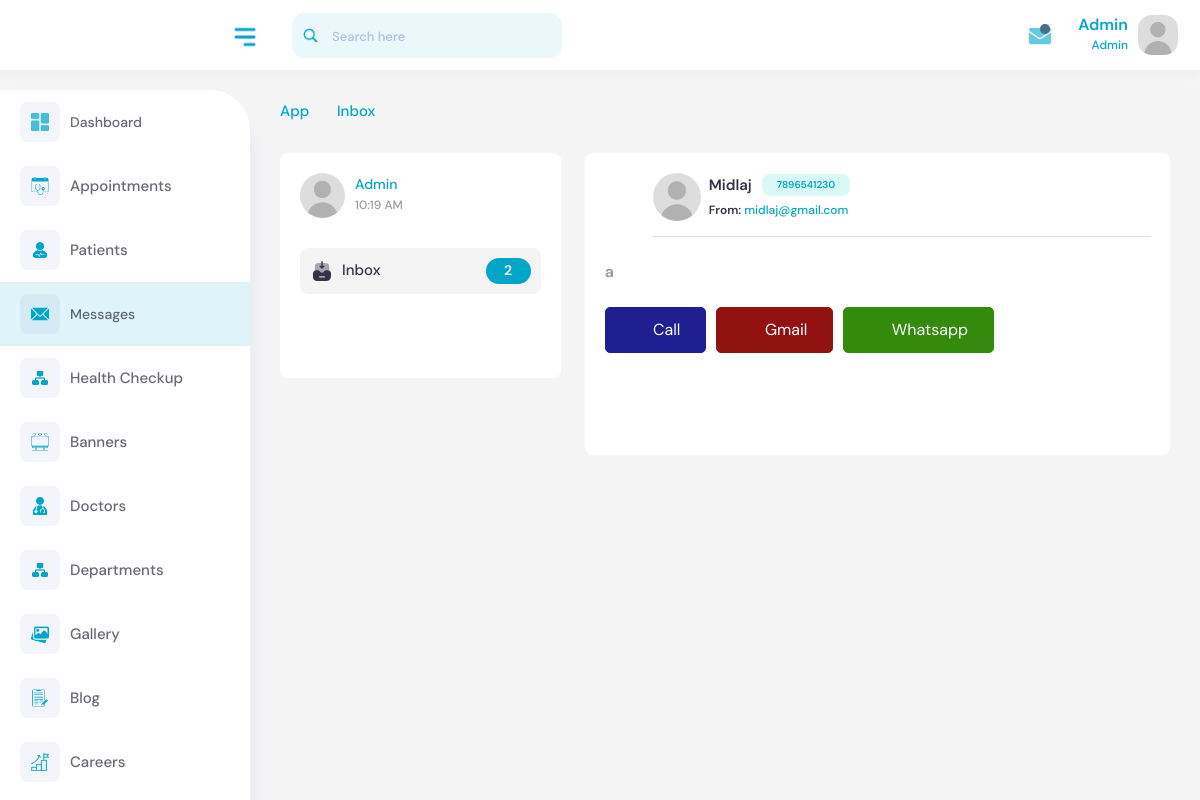
The app's page /account/messages/midlaj-1/ (signed in) with its own data.
### core/models.py (models this page shows, shortened)
class Message(models.Model):
    name = models.CharField(max_length=100)
    email = models.EmailField()
    phone_number = models.CharField(max_length=15)
    content = models.TextField()
    created_at = models.DateTimeField(auto_now_add=True)
    slug = models.SlugField(unique=True, blank=True)

### core/views.py (the view)
# urls.py: path('account/messages/<slug:slug>/', views.message, name='message'),
@login_required(login_url='login')
def message(request, slug):
    try:
        profile = Summary.objects.get(user=request.user)
    except ObjectDoesNotExist:
        msg.error(request,'Profile does not exist. You cannot access here.')
        return redirect('login')
    if profile:
        if profile.role == 'hr':
            return redirect('hr_dashboard')
        elif profile.role == 'media':
            return redirect('media_dashboard')  # Correctly redirect to media dashboard
        elif profile.role not in ['frontdesk', 'admin']:
            return redirect('homepage')
    else:
        return redirect('homepage')
    message = Message.objects.get(slug=slug)
    inbox_count = Message.objects.all().count()
    now = datetime.datetime.now().strftime('%I:%M %p')
    context = {'message':message,'now':now, 'inbox_count': inbox_count}
    return render(request, 'backend/message-view.html', context)

### templates/backend/message-view.html (shortened to what this page needs)
{% extends 'backend/base.html' %}
{% load static %}
{% block content %}
<div class="content">
    <div class="page-header">
        <div class="row">
            <div class="col-sm-12">
                <ul class="breadcrumb">
                    <li class="breadcrumb-item"><a href="#">App </a></li>
                    <li class="breadcrumb-item"><i class="feather-chevron-right"></i></li>
                    <li class="breadcrumb-item active">Inbox</li>
                </ul>
            </div>
        </div>
    </div>
    <div class="row">
        <div style="max-height: 250px;" class="col-xl-4 d-flex">
            <div class="card chat-box">
                <div class="chat-widgets">
                    <div class="chat-user-group d-flex align-items-center">
                        <div class="img-users call-user">
                            <img src="{% static 'img/user.jpg' %}" alt="img" />
                        </div>
                        <div class="chat-users user-main">
                            <div class="user-titles user-head-compse">
                                <h5>Admin</h5>
                                <div class="chat-user-time">
                                    <p>{{now}}</p>
                                </div>
                            </div>
                        </div>
                    </div>
                    <div class="email-menu-blk">
                        <ul>
                            <li class="active">
                                <a href="{% url 'messages' %}"><img src="{% static 'img/icons/inbox.svg' %}" class="me-2" alt="img" />Inbox<span class="comman-flex">{{inbox_count}}</span></a>
                            </li>
                        </ul>
                    </div>
                </div>
            </div>
        </div>
        <div class="col-xl-8">
            <div class="card chat-box">
                <div class="mailview-content view-content-bottom">
                    <a href="javascript:window.history.back();">
                        <i style="position: absolute; top: 38px; left: 25px; font-size: 19px;" class="fa-solid fa-left-long"></i>
                    </a>
                    <div class="mailview-header comman-space-flex ms-5">
                        <div class="sender-info comman-flex">
                            <div class="sender-img">
                                <img alt src="{% static 'img/user.jpg' %}" class="rounded-circle me-2" />
                            </div>
                            <div class="send-user send-user-name">
                                <h4>{{message.name}} <span class="email-market">{{message.phone_number}}</span></h4>
                                <p>
                                    <span>From:</span>
                                    <a href="#">
                                        {{message.email}}
                                    </a>
                                </p>
                            </div>
                        </div>
                    </div>
                    <div class="mailview-inner">
                        <p>{{message.content}}</p>
                        <div class="buttons__">
                            <a href="tel:+91{{message.phone_number}}">
                                <div class="butn call"><i class="fa-solid fa-phone"></i>Call</div>
                            </a>
                            <a href="mailto:{{message.email}}">
                                <div class="butn mail"><i class="fa-regular fa-envelope"></i>Gmail</div>
                            </a>
                            <a href="https://wa.me/+91{{message.phone_number}}">
                                <div class="butn whatsapp"><i class="fa-brands fa-whatsapp"></i>Whatsapp</div>
                            </a>
                        </div>
                    </div>
                </div>
            </div>
        </div>
    </div>
</div>
{% endblock content %}

### templates/backend/base.html (shortened to what this page needs)
<!DOCTYPE html>
{% load static %}
<html lang="en">
    <head>
        <link rel="stylesheet" type="text/css" href="{% static 'css/bootstrap.min.css' %}" />
        <link rel="stylesheet" href="{% static 'plugins/fontawesome/css/fontawesome.min.css' %}" />
        <link rel="stylesheet" href="{% static 'plugins/fontawesome/css/all.min.css' %}" />
        <link rel="stylesheet" type="text/css" href="{% static 'css/select2.min.css' %}" />
        <link rel="stylesheet" href="{% static 'plugins/datatables/datatables.min.css' %}" />
        <link rel="stylesheet" href="{% static 'css/feather.css' %}" />
        <link rel="stylesheet" type="text/css" href="{% static 'css/style.css' %}" />
    </head>
    <body>
        <div class="main-wrapper">
            <div class="header">
                <div class="header-left">
                    <a href="{% url 'dashboard' %}" class="logo"> <img src="{% static 'img/logo.png' %}" style="width: 180px" class="img-fluid" alt /> </a>
                </div>
                <a id="toggle_btn" href="javascript:void(0);"><img src="{% static 'img/icons/menu.png' %}" style="width: 30px;" alt /></a>
                <div class="top-nav-search mob-view">
                    <form>
                        <input type="text" class="form-control" placeholder="Search here" />
                        <a class="btn"><img src="{% static 'img/icons/search.png' %}" style="width: 15px;" alt /></a>
                    </form>
                </div>
                <ul class="nav user-menu float-end">
                    <li class="nav-item dropdown d-none d-md-block">
                        <a href="#" class="dropdown-toggle nav-link" data-bs-toggle="dropdown">
                            <img src="{% static 'img/icons/email.png' %}" style="width: 22px;" alt />
                            <span class="pulse"></span>
                        </a>
                    </li>
                    <li class="nav-item dropdown has-arrow user-profile-list">
                        <a href="#" class="dropdown-toggle nav-link user-link" data-bs-toggle="dropdown">
                            <div class="user-names">
                                <h5 style="text-transform: capitalize;">{{request.user.username}}</h5>
                                <span>Admin</span>
                            </div>
                            <span class="user-img">
                                <img src="{% static 'img/user.jpg' %}" alt="Admin" />
                            </span>
                        </a>
                    </li>
                </ul>
            </div>
            <div class="sidebar" id="sidebar">
                <div class="sidebar-inner slimscroll">
                    <div id="sidebar-menu" class="sidebar-menu">
                        <ul class="main">
                            <div class="sidebar__box dashboard_sidebar">
                                <a href="{% url 'dashboard' %}">
                                    <span class="menu-side"><img src="{% static 'img/icons/dashboard.png' %}" style="width: 18px;" alt /></span> <span> Dashboard </span>
                                </a>
                            </div>
                            <li class="submenu appointment_sidebar">
                                <a href="#">
                                    <span class="menu-side"><img src="{% static 'img/icons/appointment.png' %}" style="width: 18px;" alt /></span> <span> Appointments </span> <span class="menu-arrow"></span>
                                </a>
                            </li>
                            <li class="submenu patients_sidebar">
                                <a href="#">
                                    <span class="menu-side"><img src="{% static 'img/icons/healthy.png' %}" style="width: 18px;" alt /></span> <span>Patients </span> <span class="menu-arrow"></span>
                                </a>
                            </li>
                            <div class="sidebar__box messages_sidebar">
                                <a href="{% url 'messages' %}">
                                    <span class="menu-side"><img src="{% static 'img/icons/message.png' %}" style="width: 18px;" alt /></span> <span> Messages </span>
                                </a>
                            </div>
                            <li class="submenu health_checkup_sidebar">
                                <a href="#">
                                    <span class="menu-side"><img src="{% static 'img/icons/department.png' %}" style="width: 18px;" alt /></span> <span> Health Checkup </span> <span class="menu-arrow"></span>
                                </a>
                            </li>
                            <li class="submenu banner_sidebar">
                                <a href="#">
                                    <span class="menu-side"><img src="{% static 'img/icons/banner.png' %}" style="width: 18px;" alt /></span> <span> Banners </span> <span class="menu-arrow"></span>
                                </a>
                            </li>
                            <li class="submenu doctor_sidebar">
                                <a href="#">
                                    <span class="menu-side"><img src="{% static 'img/icons/doctor.png' %}" style="width: 18px;" alt /></span> <span> Doctors </span> <span class="menu-arrow"></span>
                                </a>
                            </li>
                            <li class="submenu department_sidebar">
                                <a href="#">
                                    <span class="menu-side"><img src="{% static 'img/icons/department.png' %}" style="width: 18px;" alt /></span> <span> Departments </span> <span class="menu-arrow"></span>
                                </a>
                            </li>
                            <li class="submenu gallery_sidebar">
                                <a href="#">
                                    <span class="menu-side"><img src="{% static 'img/icons/gallery.png' %}" style="width: 18px;" alt /></span> <span> Gallery</span> <span class="menu-arrow"></span>
                                </a>
                            </li>
                            <li class="submenu blogs_sidebar">
                                <a href="#">
                                    <span class="menu-side"><img src="{% static 'img/icons/blog.png' %}" style="width: 18px;" alt /></span> <span> Blog</span> <span class="menu-arrow"></span>
                                </a>
                            </li>
                            <li class="submenu career_sidebar">
                                <a href="#">
                                    <span class="menu-side"><img src="{% static 'img/icons/career.png' %}" style="width: 18px;" alt /></span> <span> Careers</span> <span class="menu-arrow"></span>
                                </a>
                            </li>
                            <div class="sidebar__box notifications_sidebar">
                            </div>
                        </ul>
                    </div>
                </div>
            </div>
            <div class="page-wrapper">
                {% block content %}
                {% endblock content %}
            </div>
        </div>
        <script src="{% static 'cdn-cgi/scripts/7d0fa10a/cloudflare-static/rocket-loader.min.js' %}" data-cf-settings="0809f830a9a7270f0d91c883-|49" defer></script></body>
    </body>
</html>

### static/css/feather.css (style rules this page uses)
[class^="feather-"], [class*=" feather-"] { font-family: 'feather' !important; speak: none; font-style: normal; font-weight: normal; font-variant: normal; text-transform: none; line-height: 1; -webkit-font-smoothing: antialiased; -moz-osx-font-smoothing: grayscale; }
.feather-chevron-right:before { content: "\e930"; }

### records on screen
Message: name "Midlaj", phone_number "7896541230", email "midlaj@gmail.com", content "a"

### other values on screen
{{ request.user.username }} "Admin"
{{ inbox_count }} "2"
